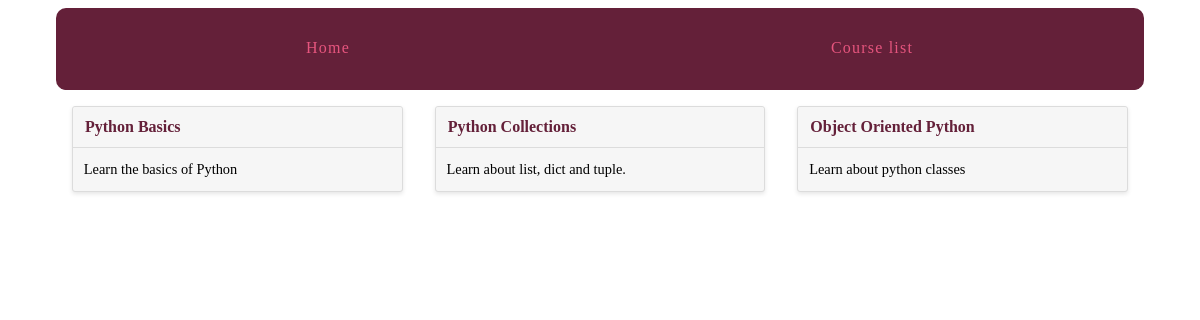
Page /courses/ on the earlier database version.
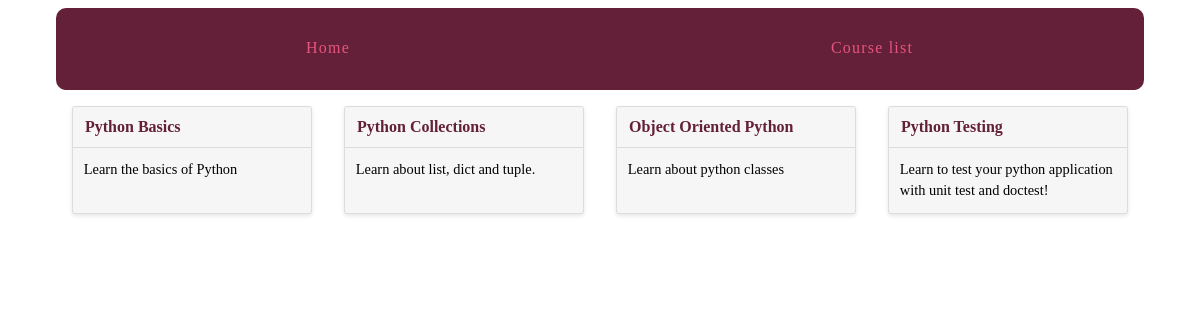
Same page on the later database version.
### courses/models.py (models this page shows, shortened)
class Course(models.Model):
    created_at = models.DateTimeField(auto_now_add = True)
    title = models.CharField(max_length = 255)
    description = models.TextField()

### courses/views.py (the view)
# urls.py: url(r'^courses/', courses.views.course_list, name = 'course_list')
def course_list(request):
    courses = Course.objects.all()
    return render(request, 'courses/course_list.html', {'courses': courses})

### courses/templates/courses/course_list.html (shortened to what this page needs)
{% extends "layout.html" %}
{% block content %}
<div class="cards">
    {% for course in courses %}
    <div class="card">
        <header>
            <a href="{% url 'list' %}">{{ course.title }}</a>
        </header>
        <div class="card-copy">
            {{ course.description }}
        </div>
    </div>
    {% endfor %}
</div>
{% endblock %}

### templates/layout.html (shortened to what this page needs)
{% load static %}
<!DOCTYPE html>
<html>
    <head>
        <link rel="stylesheet" href="{% static 'css/layout.css' %}">
    </head>
    <body>
        <div class="site-container">
            <nav>
                <a href="{% url 'home' %}">Home</a>
                <a href="{% url 'course_list' %}">Course list</a>
            </nav>
            {% block content %}{% endblock %}
        </div>
    </body>
</html>

### assets/css/layout.css (style rules this page uses)
html { box-sizing: border-box; }
*, *::after, *::before { box-sizing: inherit; }
.site-container { max-width: 68em; margin-left: auto; margin-right: auto; }
.site-container::after { clear: both; content: ""; display: table; }
.site-container nav { width: 100%; display: table; width: 100%; table-layout: fixed; border-bottom-left-radius: 10px; border-bottom-right-radius: 10px; border-top-left-radius: 10px; border-top-right-radius: 10px; border-bottom-left-radius: 10px; border-top-left-radius: 10px; border-bottom-right-radius: 10px; border-top-right-radius: 10px; background-color: #642039; margin-bottom: 1em; overflow: hidden; }
.site-container nav a { display: table-cell; width: 8.33333%; padding: 10px; border-bottom: 2px solid #642039; color: #e6557e; letter-spacing: 0.075em; line-height: 60px; text-align: center; text-decoration: none; }
.cards { display: -webkit-box; display: -moz-box; display: box; display: -webkit-flex; display: -moz-flex; display: -ms-flexbox; display: flex; -webkit-box-lines: multiple; -moz-box-lines: multiple; box-lines: multiple; -webkit-flex-wrap: wrap; -moz-flex-wrap: wrap; -ms-flex-wrap: wrap; flex-wrap: wrap; -webkit-box-pack: justify; -moz-box-pack: justify; box-pack: justify; -webkit-justify-content: space-between; -moz-justify-content: space-between; -ms-justify-content: space-between; -o-justify-content: space-between; justify-content: space-between; -ms-flex-pack: justify; }
.card { -webkit-flex-basis: 15em; -moz-flex-basis: 15em; flex-basis: 15em; -ms-flex-preferred-size: 15em; -webkit-flex-grow: 1; -moz-flex-grow: 1; flex-grow: 1; -ms-flex-positive: 1; -webkit-transition: all 0.2s ease-in-out; -moz-transition: all 0.2s ease-in-out; transition: all 0.2s ease-in-out; background-color: #f6f6f6; border-radius: 3px; border: 1px solid gainsboro; box-shadow: 0 2px 4px #e6e6e6; margin: 0 1em 1.5em 1em; position: relative; }
.card header { -webkit-transition: all 0.2s ease-in-out; -moz-transition: all 0.2s ease-in-out; transition: all 0.2s ease-in-out; background-color: #f6f6f6; border-bottom: 1px solid gainsboro; border-radius: 3px 3px 0 0; font-weight: bold; line-height: 1.5em; padding: 0.5em 0.75em; }
.card header a { color: #642039; text-decoration: none; }
.card .card-copy { font-size: 0.9em; line-height: 1.5em; padding: 0.75em 0.75em; }

Differences in the rows shown:
added Course: title "Python Testing", description "Learn to test your python application with unit test and doctest!"
